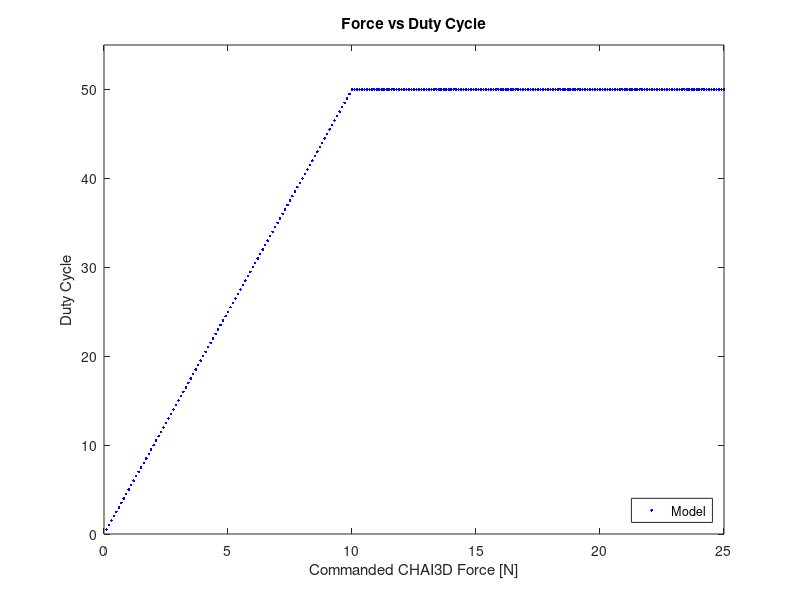

Reproduce this figure in MATLAB.
% CHAI3D to Hoxel Duty Cycle Values
% Author: Jasmin E. Palmer
clear; close all; clc;
min_force = 0.1;  % min
max_pump_speed = 100;

commandedForce = [min_force:min_force:25]';

% get_pump_speed
scaledForce = 10.*commandedForce;

% Initialize pump_Speed array
pump_Speed = zeros(1, length(scaledForce));

for i = 1:length(scaledForce)
    if (scaledForce(i) >= max_pump_speed)
        pump_Speed(i) = max_pump_speed;
    else
        pump_Speed(i) = scaledForce(i);
    end
end

% duty2bits(duty) -- convert pump speed to DC
duty = pump_Speed' % <--- This Variable
duty2bits = round(duty * 65535 / 100); 

% Plot Model
figure;
plot(commandedForce, duty, 'b.'); hold on;
xlabel("Commanded CHAI3D Force [N]");
ylabel("Duty Cycle");
title("Force vs Duty Cycle");

% Plot Force Limit Point:
forceLimit = 20; % N
plot(forceLimit, duty(find(commandedForce == forceLimit)),...
    'ro', 'LineWidth', 2); 

legend("Model", "Force Limit", "Location","southeast");

ylim([0 110]); yticklabels([0:10:100])

hold off;
